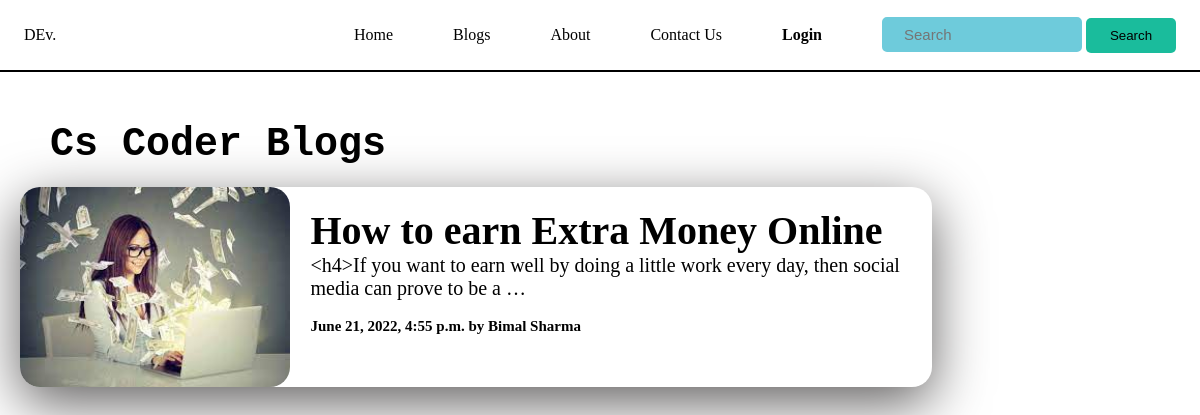
Screenshot of /blog/ with the database file from the repository.
### Blog/models.py (models this page shows, shortened)
class Post(models.Model):
    sno = models.AutoField(primary_key=True)
    title = models.CharField(max_length=225)
    thumbnail = models.ImageField(upload_to="thumbnails/", max_length=250, null=True, default=None)
    content = models.TextField()
    source_code = models.TextField()
    author = models.CharField(max_length=13)
    slug = models.CharField(max_length=50)
    timeStamp = models.DateTimeField(blank=True)
    '''
    sno
    Comment
    user
    post
    parent
    timestamp
    '''

### Blog/views.py (the view)
# urls.py: path('', views.blogHome, name='blogHome'),
def blogHome(request):
    allPosts = Post.objects.all()
    context = {'allPosts' : allPosts}
    return render(request, 'blog/blogHome.html', context)

### templates/blog/blogHome.html (shortened to what this page needs)
{% extends 'base.html' %}
{% block style %}
<link rel="stylesheet" href="/static/css/blog_home.css" />
<link rel="stylesheet" href="/static/css/responsive_blog_home.css" />
{% endblock style %}
{% block body %}
<h1 id="Cs_coder_blog">Cs Coder Blogs</h1>
{% for post in allPosts %}
<div class="main_left">
  <div class="main_left_container">
    <img
      class="main_left_container_img" src="/media/{{post.thumbnail}}" alt="img"/>
    <div class="main_left_container_content">
      <h1><a href="/blog/{{post.slug}}">{{post.title}}</a></h1>
      <p>{{post.content | truncatechars:100}}</p>
      <br />
      <b><p id="time_Stamp">{{post.timeStamp}} by {{post.author}}</p></b>
    </div>
  </div>
</div>
{% endfor %}
{% endblock body %}

### templates/base.html (shortened to what this page needs)
<!doctype html>
<html lang="en">
  <head>
    <link rel="stylesheet" href="/static/css/navbar.css">
    {% block style %}{% endblock style %}
  </head>
  <body>
    <header>
      <nav class="navbar">
          <a href="#" class="nav-branding">DEv.</a>
          <ul class="nav-menu">
              <li class="nav-item"><a href="/" class="nav-link">Home</a></li>
              <li class="nav-item"><a href="/blog" class="nav-link">Blogs</a></li>
              <li class="nav-item"><a href="#" class="nav-link">About</a></li>
              <li class="nav-item"><a href="/contact" class="nav-link">Contact Us</a></li>
              <li class="nav-item"><strong><a href="/login" class="nav-link">Login</a></strong></li>
              <div class="search-box">
                <form method="get" action="/search">
                  <input type="text" name="query" placeholder="Search" id="search-box" name="path">
                  <button type="submit" class="searchbutton">Search
                  </form>
              </div>
          </ul>
      </nav>
  </header>
      {% block body %}{% endblock body %}
  </body>
</html>

### static/css/navbar.css (style rules this page uses)
* { margin: 0; padding: 0; box-sizing: border-box; }
header { background-color: #ffffff; top: 0%; position: sticky; border-bottom: 2px solid black; }
li { list-style: none; }
a { color: rgb(0, 0, 0); text-decoration: none; }
.navbar { min-height: 70px; display: flex; justify-content: space-between; align-items: center; padding: 0 24px; }
.nav-menu { display: flex; justify-content: space-between; align-items: center; gap: 60px; }
.nav-link { transition: 0.7s ease; }
#search-box { width: 200px; height: 35px; color: rgb(0, 0, 0); background-color: rgb(110, 203, 219); caret-color: rgb(0, 0, 0); font-size: 15px; font-family: sans-serif; border: 2px solid rgb(110, 203, 219); border-radius: 5px; padding-left: 20px; }
.searchbutton { height: 35px; border-radius: 5px; width: 90px; background: #1abc9c; border: none; }

### static/css/blog_home.css (style rules this page uses)
* { box-sizing: border-box; margin: 0; padding: 0; }
#Cs_coder_blog { margin-top: 50px; margin-left: 50px; font-family: 'Courier New', Courier, monospace; font-size: 2.5rem; }
.main_left { width: 80%; }
.main_left_container { margin: 20px; margin-bottom: 30px; width: 95%; height: 200px; display: flex; border-radius: 20px; box-shadow: 0 16px 55px 0 #615f5f; }
.main_left_container_img { height: 100%; border-radius: 20px; margin-right: 20px; }
.main_left_container_content { margin-right: 20px; padding-top: 20px; }
.main_left_container_content h1 { display: flex; align-items: center; font-size: 40px; }
.main_left_container_content h1 a { color: #000; text-decoration: none; }
.main_left_container_content p { display: flex; align-items: center; font-size: 20px; }
#time_Stamp { font-size: 15px; }

### rows the page displays
Post: thumbnail (picture), title "How to earn Extra Money Online", content "<h4>If you want to earn well by doing a little work every day, then social media can prove to be a …", timeStamp "June 21, 2022, 4:55 p.m.", author "Bimal Sharma"
